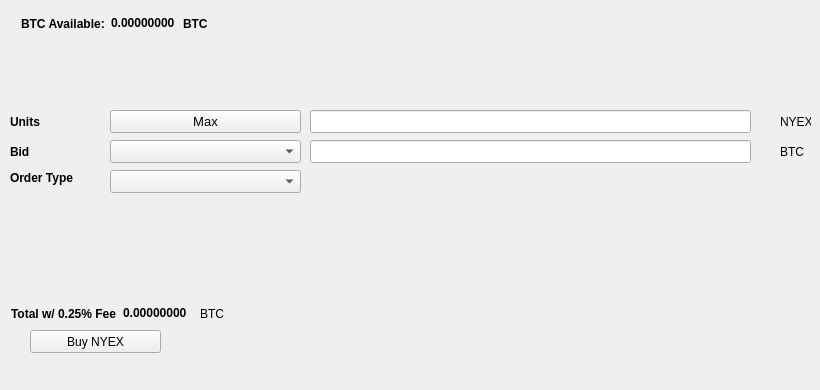
   <widget class="QWidget" name="BuyTab">
    <attribute name="title">
     <string>Buy</string>
    </attribute>
    <widget class="QPushButton" name="BuyNYE">
     <property name="geometry">
      <rect>
       <x>30</x>
       <y>330</y>
       <width>131</width>
       <height>23</height>
      </rect>
     </property>
     <property name="text">
      <string>Buy NYEX</string>
     </property>
     <property name="icon">
      <iconset resource="../prium.qrc">
       <normaloff>:/icons/bitcoin</normaloff>:/icons/bitcoin</iconset>
     </property>
    </widget>
    <widget class="QLabel" name="label_3">
     <property name="geometry">
      <rect>
       <x>10</x>
       <y>110</y>
       <width>46</width>
       <height>23</height>
      </rect>
     </property>
     <property name="font">
      <font>
       <weight>75</weight>
       <bold>true</bold>
      </font>
     </property>
     <property name="text">
      <string>Units</string>
     </property>
    </widget>
    <widget class="QLineEdit" name="UnitsInput">
     <property name="geometry">
      <rect>
       <x>310</x>
       <y>110</y>
       <width>441</width>
       <height>23</height>
      </rect>
     </property>
     <property name="font">
      <font>
       <pointsize>9</pointsize>
       <weight>75</weight>
       <bold>true</bold>
      </font>
     </property>
    </widget>
    <widget class="QLineEdit" name="BuyBidPriceEdit">
     <property name="geometry">
      <rect>
       <x>310</x>
       <y>140</y>
       <width>441</width>
       <height>23</height>
      </rect>
     </property>
     <property name="font">
      <font>
       <pointsize>9</pointsize>
       <weight>75</weight>
       <bold>true</bold>
      </font>
     </property>
    </widget>
    <widget class="QLabel" name="label_4">
     <property name="geometry">
      <rect>
       <x>780</x>
       <y>110</y>
       <width>31</width>
       <height>23</height>
      </rect>
     </property>
     <property name="text">
      <string>NYEX</string>
     </property>
    </widget>
    <widget class="QLabel" name="label_5">
     <property name="geometry">
      <rect>
       <x>780</x>
       <y>140</y>
       <width>31</width>
       <height>23</height>
      </rect>
     </property>
     <property name="text">
      <string>BTC</string>
     </property>
    </widget>
    <widget class="QLabel" name="label_6">
     <property name="geometry">
      <rect>
       <x>10</x>
       <y>140</y>
       <width>46</width>
       <height>23</height>
      </rect>
     </property>
     <property name="font">
      <font>
       <weight>75</weight>
       <bold>true</bold>
      </font>
     </property>
     <property name="text">
      <string>Bid</string>
     </property>
    </widget>
    <widget class="QLabel" name="label_7">
     <property name="geometry">
      <rect>
       <x>10</x>
       <y>170</y>
       <width>91</width>
       <height>16</height>
      </rect>
     </property>
     <property name="font">
      <font>
       <weight>75</weight>
       <bold>true</bold>
      </font>
     </property>
     <property name="text">
      <string>Order Type</string>
     </property>
    </widget>
    <widget class="QPushButton" name="Buy_Max_Amount">
     <property name="geometry">
      <rect>
       <x>110</x>
       <y>110</y>
       <width>191</width>
       <height>23</height>
      </rect>
     </property>
     <property name="font">
      <font>
       <pointsize>10</pointsize>
      </font>
     </property>
     <property name="text">
      <string>Max</string>
     </property>
    </widget>
    <widget class="QComboBox" name="BuyBidcomboBox">
     <property name="geometry">
      <rect>
       <x>110</x>
       <y>140</y>
       <width>191</width>
       <height>23</height>
      </rect>
     </property>
     <property name="font">
      <font>
       <pointsize>10</pointsize>
      </font>
     </property>
    </widget>
    <widget class="QComboBox" name="buyOrdertypeCombo">
     <property name="geometry">
      <rect>
       <x>110</x>
       <y>170</y>
       <width>191</width>
       <height>23</height>
      </rect>
     </property>
     <property name="font">
      <font>
       <pointsize>10</pointsize>
      </font>
     </property>
    </widget>
    <widget class="QWidget" name="layoutWidget1">
     <property name="geometry">
      <rect>
       <x>21</x>
       <y>11</y>
       <width>227</width>
       <height>25</height>
      </rect>
     </property>
     <layout class="QHBoxLayout" name="horizontalLayout_3">
      <item>
       <widget class="QLabel" name="label232">
        <property name="font">
         <font>
          <weight>75</weight>
          <bold>true</bold>
         </font>
        </property>
        <property name="text">
         <string>BTC Available:</string>
        </property>
       </widget>
      </item>
      <item>
       <widget class="QLabel" name="BtcAvailableLbl">
        <property name="palette">
         <palette>
          <active>
           <colorrole role="WindowText">
            <brush brushstyle="SolidPattern">
             <color alpha="255">
              <red>0</red>
              <green>0</green>
              <blue>0</blue>
             </color>
            </brush>
           </colorrole>
           <colorrole role="Button">
            <brush brushstyle="SolidPattern">
             <color alpha="255">
              <red>0</red>
              <green>170</green>
              <blue>0</blue>
             </color>
            </brush>
           </colorrole>
           <colorrole role="Light">
            <brush brushstyle="SolidPattern">
             <color alpha="255">
              <red>0</red>
              <green>255</green>
              <blue>0</blue>
             </color>
            </brush>
           </colorrole>
           <colorrole role="Midlight">
            <brush brushstyle="SolidPattern">
             <color alpha="255">
              <red>0</red>
              <green>212</green>
              <blue>0</blue>
             </color>
            </brush>
           </colorrole>
           <colorrole role="Dark">
            <brush brushstyle="SolidPattern">
             <color alpha="255">
              <red>0</red>
              <green>85</green>
              <blue>0</blue>
             </color>
            </brush>
           </colorrole>
           <colorrole role="Mid">
            <brush brushstyle="SolidPattern">
             <color alpha="255">
              <red>0</red>
              <green>113</green>
              <blue>0</blue>
             </color>
            </brush>
           </colorrole>
           <colorrole role="Text">
            <brush brushstyle="SolidPattern">
             <color alpha="255">
              <red>0</red>
              <green>170</green>
              <blue>0</blue>
             </color>
            </brush>
           </colorrole>
           <colorrole role="BrightText">
            <brush brushstyle="SolidPattern">
             <color alpha="255">
              <red>255</red>
              <green>255</green>
              <blue>255</blue>
             </color>
            </brush>
           </colorrole>
           <colorrole role="ButtonText">
            <brush brushstyle="SolidPattern">
             <color alpha="255">
              <red>0</red>
              <green>0</green>
              <blue>0</blue>
             </color>
            </brush>
           </colorrole>
           <colorrole role="Base">
            <brush brushstyle="SolidPattern">
             <color alpha="255">
              <red>255</red>
              <green>255</green>
              <blue>255</blue>
             </color>
            </brush>
           </colorrole>
           <colorrole role="Window">
            <brush brushstyle="SolidPattern">
             <color alpha="255">
              <red>0</red>
              <green>170</green>
              <blue>0</blue>
             </color>
            </brush>
           </colorrole>
           <colorrole role="Shadow">
            <brush brushstyle="SolidPattern">
             <color alpha="255">
              <red>0</red>
              <green>0</green>
              <blue>0</blue>
             </color>
            </brush>
           </colorrole>
           <colorrole role="AlternateBase">
            <brush brushstyle="SolidPattern">
             <color alpha="255">
              <red>127</red>
              <green>212</green>
              <blue>127</blue>
             </color>
            </brush>
           </colorrole>
           <colorrole role="ToolTipBase">
            <brush brushstyle="SolidPattern">
             <color alpha="255">
              <red>255</red>
              <green>255</green>
              <blue>220</blue>
             </color>
            </brush>
           </colorrole>
           <colorrole role="ToolTipText">
            <brush brushstyle="SolidPattern">
             <color alpha="255">
              <red>0</red>
              <green>0</green>
              <blue>0</blue>
             </color>
            </brush>
           </colorrole>
          </active>
          <inactive>
           <colorrole role="WindowText">
            <brush brushstyle="SolidPattern">
             <color alpha="255">
              <red>0</red>
              <green>0</green>
              <blue>0</blue>
             </color>
            </brush>
           </colorrole>
           <colorrole role="Button">
            <brush brushstyle="SolidPattern">
             <color alpha="255">
              <red>0</red>
              <green>170</green>
              <blue>0</blue>
             </color>
            </brush>
           </colorrole>
           <colorrole role="Light">
            <brush brushstyle="SolidPattern">
             <color alpha="255">
              <red>0</red>
              <green>255</green>
              <blue>0</blue>
             </color>
            </brush>
           </colorrole>
           <colorrole role="Midlight">
            <brush brushstyle="SolidPattern">
             <color alpha="255">
              <red>0</red>
              <green>212</green>
              <blue>0</blue>
             </color>
            </brush>
           </colorrole>
           <colorrole role="Dark">
            <brush brushstyle="SolidPattern">
             <color alpha="255">
              <red>0</red>
              <green>85</green>
              <blue>0</blue>
             </color>
            </brush>
           </colorrole>
           <colorrole role="Mid">
            <brush brushstyle="SolidPattern">
             <color alpha="255">
              <red>0</red>
              <green>113</green>
              <blue>0</blue>
             </color>
            </brush>
           </colorrole>
           <colorrole role="Text">
            <brush brushstyle="SolidPattern">
             <color alpha="255">
              <red>0</red>
              <green>170</green>
              <blue>0</blue>
             </color>
            </brush>
           </colorrole>
           <colorrole role="BrightText">
            <brush brushstyle="SolidPattern">
             <color alpha="255">
              <red>255</red>
              <green>255</green>
              <blue>255</blue>
             </color>
            </brush>
           </colorrole>
           <colorrole role="ButtonText">
            <brush brushstyle="SolidPattern">
             <color alpha="255">
              <red>0</red>
              <green>0</green>
              <blue>0</blue>
             </color>
            </brush>
           </colorrole>
           <colorrole role="Base">
            <brush brushstyle="SolidPattern">
             <color alpha="255">
              <red>255</red>
              <green>255</green>
              <blue>255</blue>
             </color>
            </brush>
           </colorrole>
           <colorrole role="Window">
            <brush brushstyle="SolidPattern">
             <color alpha="255">
              <red>0</red>
              <green>170</green>
              <blue>0</blue>
             </color>
            </brush>
           </colorrole>
           <colorrole role="Shadow">
            <brush brushstyle="SolidPattern">
             <color alpha="255">
              <red>0</red>
              <green>0</green>
              <blue>0</blue>
             </color>
            </brush>
           </colorrole>
           <colorrole role="AlternateBase">
            <brush brushstyle="SolidPattern">
             <color alpha="255">
              <red>127</red>
              <green>212</green>
              <blue>127</blue>
             </color>
            </brush>
           </colorrole>
           <colorrole role="ToolTipBase">
            <brush brushstyle="SolidPattern">
             <color alpha="255">
              <red>255</red>
              <green>255</green>
              <blue>220</blue>
             </color>
            </brush>
           </colorrole>
           <colorrole role="ToolTipText">
            <brush brushstyle="SolidPattern">
             <color alpha="255">
              <red>0</red>
              <green>0</green>
              <blue>0</blue>
             </color>
            </brush>
           </colorrole>
          </inactive>
          <disabled>
           <colorrole role="WindowText">
            <brush brushstyle="SolidPattern">
             <color alpha="255">
              <red>0</red>
              <green>85</green>
              <blue>0</blue>
             </color>
            </brush>
           </colorrole>
           <colorrole role="Button">
            <brush brushstyle="SolidPattern">
             <color alpha="255">
              <red>0</red>
              <green>170</green>
              <blue>0</blue>
             </color>
            </brush>
           </colorrole>
           <colorrole role="Light">
            <brush brushstyle="SolidPattern">
             <color alpha="255">
              <red>0</red>
              <green>255</green>
              <blue>0</blue>
             </color>
            </brush>
           </colorrole>
           <colorrole role="Midlight">
            <brush brushstyle="SolidPattern">
             <color alpha="255">
              <red>0</red>
              <green>212</green>
              <blue>0</blue>
             </color>
            </brush>
           </colorrole>
           <colorrole role="Dark">
            <brush brushstyle="SolidPattern">
             <color alpha="255">
              <red>0</red>
              <green>85</green>
              <blue>0</blue>
             </color>
            </brush>
           </colorrole>
           <colorrole role="Mid">
            <brush brushstyle="SolidPattern">
             <color alpha="255">
              <red>0</red>
              <green>113</green>
              <blue>0</blue>
             </color>
            </brush>
           </colorrole>
           <colorrole role="Text">
            <brush brushstyle="SolidPattern">
             <color alpha="255">
              <red>0</red>
              <green>85</green>
              <blue>0</blue>
             </color>
            </brush>
           </colorrole>
           <colorrole role="BrightText">
            <brush brushstyle="SolidPattern">
             <color alpha="255">
              <red>255</red>
              <green>255</green>
              <blue>255</blue>
             </color>
            </brush>
           </colorrole>
           <colorrole role="ButtonText">
            <brush brushstyle="SolidPattern">
             <color alpha="255">
              <red>0</red>
              <green>85</green>
              <blue>0</blue>
             </color>
            </brush>
           </colorrole>
           <colorrole role="Base">
            <brush brushstyle="SolidPattern">
             <color alpha="255">
              <red>0</red>
              <green>170</green>
              <blue>0</blue>
             </color>
            </brush>
           </colorrole>
           <colorrole role="Window">
            <brush brushstyle="SolidPattern">
             <color alpha="255">
              <red>0</red>
              <green>170</green>
              <blue>0</blue>
             </color>
            </brush>
           </colorrole>
           <colorrole role="Shadow">
            <brush brushstyle="SolidPattern">
             <color alpha="255">
              <red>0</red>
              <green>0</green>
              <blue>0</blue>
             </color>
            </brush>
           </colorrole>
           <colorrole role="AlternateBase">
            <brush brushstyle="SolidPattern">
             <color alpha="255">
              <red>0</red>
              <green>170</green>
              <blue>0</blue>
             </color>
            </brush>
           </colorrole>
           <colorrole role="ToolTipBase">
            <brush brushstyle="SolidPattern">
             <color alpha="255">
              <red>255</red>
              <green>255</green>
              <blue>220</blue>
             </color>
            </brush>
           </colorrole>
           <colorrole role="ToolTipText">
            <brush brushstyle="SolidPattern">
             <color alpha="255">
              <red>0</red>
              <green>0</green>
              <blue>0</blue>
             </color>
            </brush>
           </colorrole>
          </disabled>
         </palette>
        </property>
        <property name="font">
         <font>
          <weight>75</weight>
          <bold>true</bold>
         </font>
        </property>
        <property name="text">
         <string>0.00000000</string>
        </property>
        <property name="textInteractionFlags">
         <set>Qt::LinksAccessibleByMouse|Qt::TextSelectableByKeyboard|Qt::TextSelectableByMouse</set>
        </property>
       </widget>
      </item>
      <item>
       <widget class="QLabel" name="BtcAvailableLbl_2">
        <property name="font">
         <font>
          <weight>75</weight>
          <bold>true</bold>
         </font>
        </property>
        <property name="text">
         <string>BTC</string>
        </property>
       </widget>
      </item>
     </layout>
    </widget>
    <widget class="QWidget" name="layoutWidge2">
     <property name="geometry">
      <rect>
       <x>11</x>
       <y>301</y>
       <width>259</width>
       <height>25</height>
      </rect>
     </property>
     <layout class="QHBoxLayout" name="horizontalLayout_4">
      <item>
       <widget class="QLabel" name="label_9">
        <property name="font">
         <font>
          <weight>75</weight>
          <bold>true</bold>
         </font>
        </property>
        <property name="text">
         <string>Total w/ 0.25% Fee</string>
        </property>
       </widget>
      </item>
      <item>
       <widget class="QLabel" name="BuyCostLabel">
        <property name="palette">
         <palette>
          <active>
           <colorrole role="WindowText">
            <brush brushstyle="SolidPattern">
             <color alpha="255">
              <red>0</red>
              <green>0</green>
              <blue>0</blue>
             </color>
            </brush>
           </colorrole>
           <colorrole role="Button">
            <brush brushstyle="SolidPattern">
             <color alpha="255">
              <red>0</red>
              <green>170</green>
              <blue>0</blue>
             </color>
            </brush>
           </colorrole>
           <colorrole role="Light">
            <brush brushstyle="SolidPattern">
             <color alpha="255">
              <red>0</red>
              <green>255</green>
              <blue>0</blue>
             </color>
            </brush>
           </colorrole>
           <colorrole role="Midlight">
            <brush brushstyle="SolidPattern">
             <color alpha="255">
              <red>0</red>
              <green>212</green>
              <blue>0</blue>
             </color>
            </brush>
           </colorrole>
           <colorrole role="Dark">
            <brush brushstyle="SolidPattern">
             <color alpha="255">
              <red>0</red>
              <green>85</green>
              <blue>0</blue>
             </color>
            </brush>
           </colorrole>
           <colorrole role="Mid">
            <brush brushstyle="SolidPattern">
             <color alpha="255">
              <red>0</red>
              <green>113</green>
              <blue>0</blue>
             </color>
            </brush>
           </colorrole>
           <colorrole role="Text">
            <brush brushstyle="SolidPattern">
             <color alpha="255">
              <red>0</red>
              <green>170</green>
              <blue>0</blue>
             </color>
            </brush>
           </colorrole>
           <colorrole role="BrightText">
            <brush brushstyle="SolidPattern">
             <color alpha="255">
              <red>255</red>
              <green>255</green>
              <blue>255</blue>
             </color>
            </brush>
           </colorrole>
           <colorrole role="ButtonText">
            <brush brushstyle="SolidPattern">
             <color alpha="255">
              <red>0</red>
              <green>0</green>
              <blue>0</blue>
             </color>
            </brush>
           </colorrole>
           <colorrole role="Base">
            <brush brushstyle="SolidPattern">
             <color alpha="255">
              <red>255</red>
              <green>255</green>
              <blue>255</blue>
             </color>
            </brush>
           </colorrole>
           <colorrole role="Window">
            <brush brushstyle="SolidPattern">
             <color alpha="255">
              <red>0</red>
              <green>170</green>
              <blue>0</blue>
             </color>
            </brush>
           </colorrole>
           <colorrole role="Shadow">
            <brush brushstyle="SolidPattern">
             <color alpha="255">
              <red>0</red>
              <green>0</green>
              <blue>0</blue>
             </color>
            </brush>
           </colorrole>
           <colorrole role="AlternateBase">
            <brush brushstyle="SolidPattern">
             <color alpha="255">
              <red>127</red>
              <green>212</green>
              <blue>127</blue>
             </color>
            </brush>
           </colorrole>
           <colorrole role="ToolTipBase">
            <brush brushstyle="SolidPattern">
             <color alpha="255">
              <red>255</red>
              <green>255</green>
              <blue>220</blue>
             </color>
            </brush>
           </colorrole>
           <colorrole role="ToolTipText">
            <brush brushstyle="SolidPattern">
             <color alpha="255">
              <red>0</red>
              <green>0</green>
              <blue>0</blue>
             </color>
            </brush>
           </colorrole>
          </active>
          <inactive>
           <colorrole role="WindowText">
            <brush brushstyle="SolidPattern">
             <color alpha="255">
              <red>0</red>
              <green>0</green>
              <blue>0</blue>
             </color>
            </brush>
           </colorrole>
           <colorrole role="Button">
            <brush brushstyle="SolidPattern">
             <color alpha="255">
              <red>0</red>
              <green>170</green>
              <blue>0</blue>
             </color>
            </brush>
           </colorrole>
           <colorrole role="Light">
            <brush brushstyle="SolidPattern">
             <color alpha="255">
              <red>0</red>
              <green>255</green>
              <blue>0</blue>
             </color>
            </brush>
           </colorrole>
           <colorrole role="Midlight">
            <brush brushstyle="SolidPattern">
             <color alpha="255">
              <red>0</red>
              <green>212</green>
              <blue>0</blue>
             </color>
            </brush>
           </colorrole>
           <colorrole role="Dark">
            <brush brushstyle="SolidPattern">
             <color alpha="255">
              <red>0</red>
              <green>85</green>
              <blue>0</blue>
             </color>
            </brush>
           </colorrole>
           <colorrole role="Mid">
            <brush brushstyle="SolidPattern">
             <color alpha="255">
              <red>0</red>
              <green>113</green>
              <blue>0</blue>
             </color>
            </brush>
           </colorrole>
           <colorrole role="Text">
            <brush brushstyle="SolidPattern">
             <color alpha="255">
              <red>0</red>
              <green>170</green>
              <blue>0</blue>
             </color>
            </brush>
           </colorrole>
           <colorrole role="BrightText">
            <brush brushstyle="SolidPattern">
             <color alpha="255">
              <red>255</red>
              <green>255</green>
              <blue>255</blue>
             </color>
            </brush>
           </colorrole>
           <colorrole role="ButtonText">
            <brush brushstyle="SolidPattern">
             <color alpha="255">
              <red>0</red>
              <green>0</green>
              <blue>0</blue>
             </color>
            </brush>
           </colorrole>
           <colorrole role="Base">
            <brush brushstyle="SolidPattern">
             <color alpha="255">
              <red>255</red>
              <green>255</green>
              <blue>255</blue>
             </color>
            </brush>
           </colorrole>
           <colorrole role="Window">
            <brush brushstyle="SolidPattern">
             <color alpha="255">
              <red>0</red>
              <green>170</green>
              <blue>0</blue>
             </color>
            </brush>
           </colorrole>
           <colorrole role="Shadow">
            <brush brushstyle="SolidPattern">
             <color alpha="255">
              <red>0</red>
              <green>0</green>
              <blue>0</blue>
             </color>
            </brush>
           </colorrole>
           <colorrole role="AlternateBase">
            <brush brushstyle="SolidPattern">
             <color alpha="255">
              <red>127</red>
              <green>212</green>
              <blue>127</blue>
             </color>
            </brush>
           </colorrole>
           <colorrole role="ToolTipBase">
            <brush brushstyle="SolidPattern">
             <color alpha="255">
              <red>255</red>
              <green>255</green>
              <blue>220</blue>
             </color>
            </brush>
           </colorrole>
           <colorrole role="ToolTipText">
            <brush brushstyle="SolidPattern">
             <color alpha="255">
              <red>0</red>
              <green>0</green>
              <blue>0</blue>
             </color>
            </brush>
           </colorrole>
          </inactive>
          <disabled>
           <colorrole role="WindowText">
            <brush brushstyle="SolidPattern">
             <color alpha="255">
              <red>0</red>
              <green>85</green>
              <blue>0</blue>
             </color>
            </brush>
           </colorrole>
           <colorrole role="Button">
            <brush brushstyle="SolidPattern">
             <color alpha="255">
              <red>0</red>
              <green>170</green>
              <blue>0</blue>
             </color>
            </brush>
           </colorrole>
           <colorrole role="Light">
            <brush brushstyle="SolidPattern">
             <color alpha="255">
              <red>0</red>
              <green>255</green>
              <blue>0</blue>
             </color>
            </brush>
           </colorrole>
           <colorrole role="Midlight">
            <brush brushstyle="SolidPattern">
             <color alpha="255">
              <red>0</red>
              <green>212</green>
              <blue>0</blue>
             </color>
            </brush>
           </colorrole>
           <colorrole role="Dark">
            <brush brushstyle="SolidPattern">
             <color alpha="255">
              <red>0</red>
              <green>85</green>
              <blue>0</blue>
             </color>
            </brush>
           </colorrole>
           <colorrole role="Mid">
            <brush brushstyle="SolidPattern">
             <color alpha="255">
              <red>0</red>
              <green>113</green>
              <blue>0</blue>
             </color>
            </brush>
           </colorrole>
           <colorrole role="Text">
            <brush brushstyle="SolidPattern">
             <color alpha="255">
              <red>0</red>
              <green>85</green>
              <blue>0</blue>
             </color>
            </brush>
           </colorrole>
           <colorrole role="BrightText">
            <brush brushstyle="SolidPattern">
             <color alpha="255">
              <red>255</red>
              <green>255</green>
              <blue>255</blue>
             </color>
            </brush>
           </colorrole>
           <colorrole role="ButtonText">
            <brush brushstyle="SolidPattern">
             <color alpha="255">
              <red>0</red>
              <green>85</green>
              <blue>0</blue>
             </color>
            </brush>
           </colorrole>
           <colorrole role="Base">
            <brush brushstyle="SolidPattern">
             <color alpha="255">
              <red>0</red>
              <green>170</green>
              <blue>0</blue>
             </color>
            </brush>
           </colorrole>
           <colorrole role="Window">
            <brush brushstyle="SolidPattern">
             <color alpha="255">
              <red>0</red>
              <green>170</green>
              <blue>0</blue>
             </color>
            </brush>
           </colorrole>
           <colorrole role="Shadow">
            <brush brushstyle="SolidPattern">
             <color alpha="255">
              <red>0</red>
              <green>0</green>
              <blue>0</blue>
             </color>
            </brush>
           </colorrole>
           <colorrole role="AlternateBase">
            <brush brushstyle="SolidPattern">
             <color alpha="255">
              <red>0</red>
              <green>170</green>
              <blue>0</blue>
             </color>
            </brush>
           </colorrole>
           <colorrole role="ToolTipBase">
            <brush brushstyle="SolidPattern">
             <color alpha="255">
              <red>255</red>
              <green>255</green>
              <blue>220</blue>
             </color>
            </brush>
           </colorrole>
           <colorrole role="ToolTipText">
            <brush brushstyle="SolidPattern">
             <color alpha="255">
              <red>0</red>
              <green>0</green>
              <blue>0</blue>
             </color>
            </brush>
           </colorrole>
          </disabled>
         </palette>
        </property>
        <property name="font">
         <font>
          <weight>75</weight>
          <bold>true</bold>
         </font>
        </property>
        <property name="autoFillBackground">
         <bool>false</bool>
        </property>
        <property name="text">
         <string>0.00000000</string>
        </property>
        <property name="textInteractionFlags">
         <set>Qt::LinksAccessibleByMouse|Qt::TextSelectableByMouse</set>
        </property>
       </widget>
      </item>
      <item>
       <widget class="QLabel" name="label_10">
        <property name="font">
         <font>
          <weight>50</weight>
          <bold>false</bold>
         </font>
        </property>
        <property name="text">
         <string>BTC</string>
        </property>
       </widget>
      </item>
     </layout>
    </widget>
    <widget class="QLabel" name="label_24">
     <property name="geometry">
      <rect>
       <x>460</x>
       <y>300</y>
       <width>281</width>
       <height>81</height>
      </rect>
     </property>
     <property name="text">
      <string/>
     </property>
     <property name="pixmap">
      <pixmap>:/images/bittrex</pixmap>
     </property>
    </widget>
   </widget>
